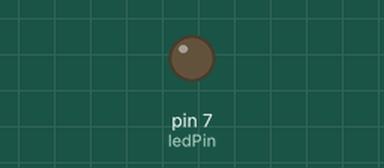
Simulated run of this sketch. Board: Arduino Uno, built with avr-gcc and run on an emulated ATmega328P. Shown: output pins drawn as LEDs (lit = HIGH). Dashed ring = blinking. At 5.2 s the program stops and its outputs stay as they are.

Above: at 0.5 s.
At 2.7 s:
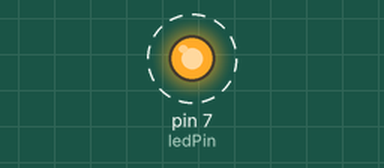
Timing chart, 0 to 3.0 s (numbered marks = the images above):
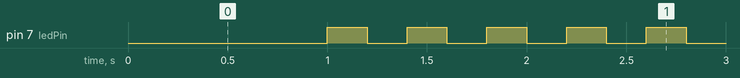

Measured:
- by itself, pin 7 (ledPin): alternates HIGH for 0.20 s and LOW for 0.20 s, 11 changes in all, then stays HIGH

The sketch:

05_practice_2.ino
```cpp
const int ledPin = 7;
int blinkCount = 0;

void setup() {
  pinMode(ledPin, OUTPUT);
}

void loop() {
  digitalWrite(ledPin, LOW);
  delay(1000);

  digitalWrite(ledPin, HIGH);
  delay(200);

  for (int i = 0; i < 5; i++) {
    digitalWrite(ledPin, LOW);
    delay(200);
    digitalWrite(ledPin, HIGH);
    delay(200);
  }

  digitalWrite(ledPin, HIGH);

  while (1) {
    delay(1000);
  }
}
```
